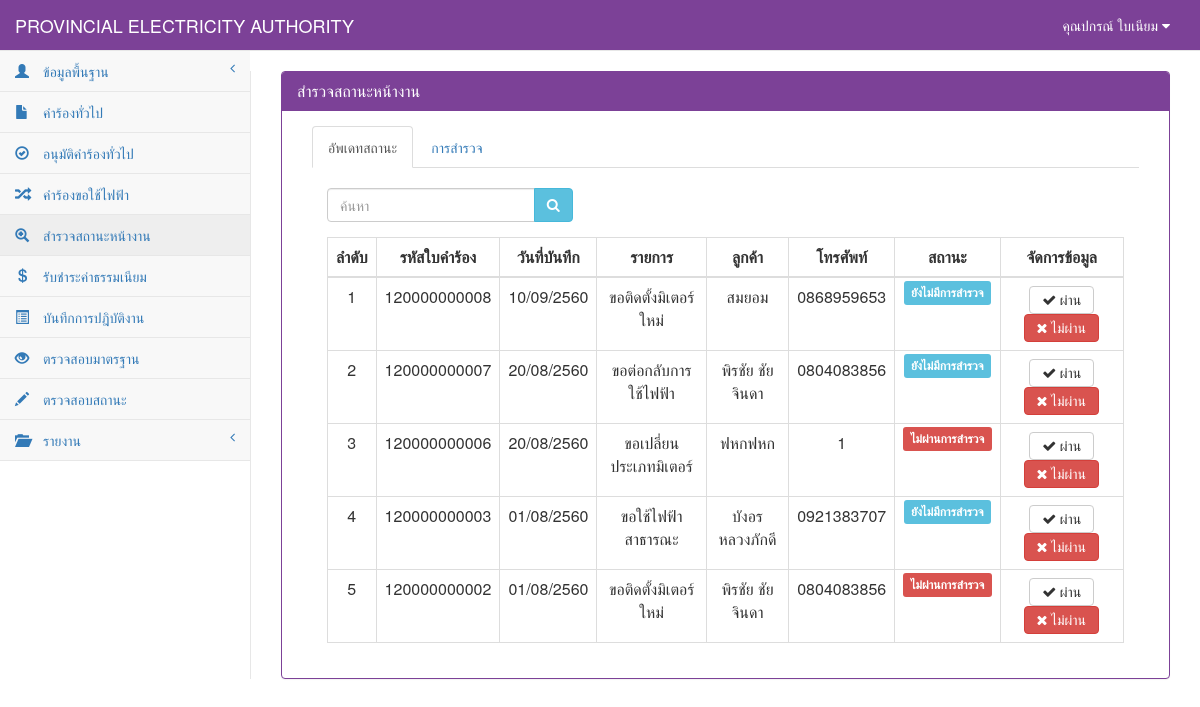
Page /StatusElectricity.php (signed in) on the earlier database version.
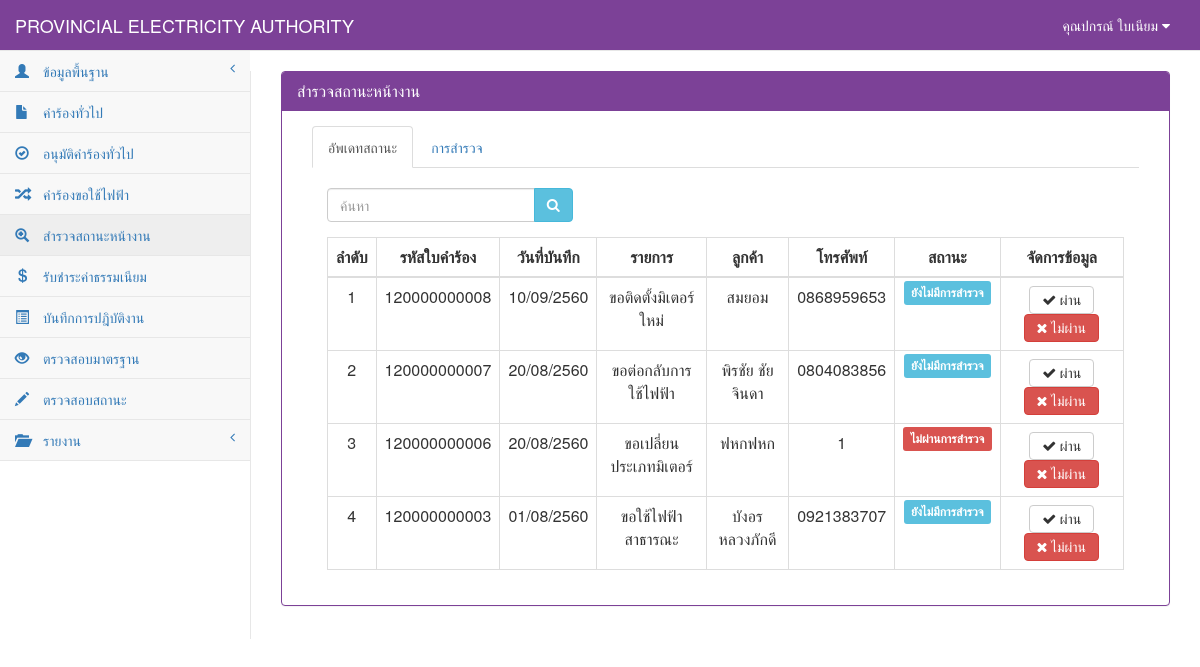
Same page on the later database version.
### tables this page shows
CREATE TABLE `tb_electricity` (
  `re_id` char(12) NOT NULL,
  `re_date` date NOT NULL,
  `re_branch` varchar(50) NOT NULL,
  `user_id` char(13) NOT NULL,
  `cus_id` char(13) NOT NULL,
  `re_place_type` int(1) NOT NULL,
  `re_place_other` varchar(50) NOT NULL,
  `re_place_name` varchar(50) NOT NULL,
  `re_place_homeid` varchar(20) NOT NULL,
  `re_place_number` varchar(20) NOT NULL,
  `re_place_village` varchar(20) NOT NULL,
  `re_place_room` varchar(10) NOT NULL,
  `re_place_floor` varchar(5) NOT NULL,
  `re_place_alley` varchar(50) NOT NULL,
  `re_place_alleyway` varchar(50) NOT NULL,
  `re_place_road` varchar(50) NOT NULL,
  `re_place_villno` varchar(2) NOT NULL,
  `re_place_district` varchar(30) NOT NULL,
  `re_place_canton` varchar(30) NOT NULL,
  `re_place_province` varchar(30) NOT NULL,
  `re_place_post` varchar(10) NOT NULL,
  `re_place_tel` char(10) NOT NULL,
  `re_place_fax` char(10) NOT NULL,
  `re_place_email` varchar(30) NOT NULL,
  `re_place_service` varchar(10) NOT NULL,
  `re_contact_place` varchar(100) NOT NULL,
  `re_contact_homeid` varchar(20) NOT NULL,
  `re_contact_number` varchar(20) NOT NULL,
  `re_contact_village` varchar(20) NOT NULL,
  `re_contact_room` varchar(10) NOT NULL,
  `re_contact_floor` varchar(5) NOT NULL,
  `re_contact_alley` varchar(50) NOT NULL,
  `re_contact_alleyway` varchar(50) NOT NULL,
  `re_contact_road` varchar(50) NOT NULL,
  `re_contact_villno` varchar(2) NOT NULL,
  `re_contact_district` varchar(30) NOT NULL,
  `re_contact_canton` varchar(30) NOT NULL,
  `re_contact_province` varchar(30) NOT NULL,
  `re_contact_post` varchar(10) NOT NULL,
  `re_contact_tel` char(10) NOT NULL,
  `re_contact_fax` char(10) NOT NULL,
  `re_contact_email` varchar(30) NOT NULL,
  `re_want_type` int(2) NOT NULL,
  `re_want_other` varchar(100) NOT NULL,
  `re_detail` varchar(100) NOT NULL,
  `re_use_type` int(1) NOT NULL,
  `re_use_other` varchar(255) NOT NULL,
  `re_dateset` date NOT NULL,
  `re_keep_type` int(1) NOT NULL,
  `re_keep_name` varchar(255) NOT NULL,
  `re_keep_homeid` varchar(20) NOT NULL,
  `re_keep_number` varchar(20) NOT NULL,
  `re_keep_village` varchar(20) NOT NULL,
  `re_keep_room` varchar(20) NOT NULL,
  `re_keep_floor` varchar(5) NOT NULL,
  `re_keep_alley` varchar(50) NOT NULL,
  `re_keep_alleyway` varchar(50) NOT NULL,
  `re_keep_road` varchar(50) NOT NULL,
  `re_keep_villno` varchar(2) NOT NULL,
  `re_keep_district` varchar(30) NOT NULL,
  `re_keep_canton` varchar(30) NOT NULL,
  `re_keep_province` varchar(30) NOT NULL,
  `re_keep_post` varchar(10) NOT NULL,
  `re_keep_tel` char(10) NOT NULL,
  `re_keep_fax` char(10) NOT NULL,
  `re_keep_email` varchar(30) NOT NULL,
  `re_picture` varchar(255) NOT NULL,
  `re_status` int(1) NOT NULL,
  PRIMARY KEY  (`re_id`)
);

CREATE TABLE `tb_customer` (
  `cus_id` char(13) NOT NULL,
  `cus_first` varchar(50) NOT NULL,
  `cus_name` varchar(50) NOT NULL,
  `cus_type` varchar(30) NOT NULL,
  `cus_code` char(9) NOT NULL,
  `cus_tax` char(13) NOT NULL,
  `cus_homeid` varchar(20) NOT NULL,
  `cus_number` varchar(20) NOT NULL,
  `cus_village` varchar(20) NOT NULL,
  `cus_room` varchar(10) NOT NULL,
  `cus_floor` varchar(5) NOT NULL,
  `cus_alley` varchar(50) NOT NULL,
  `cus_alleyway` varchar(50) NOT NULL,
  `cus_road` varchar(50) NOT NULL,
  `cus_vilno` varchar(2) NOT NULL,
  `cus_district` varchar(30) NOT NULL,
  `cus_canton` varchar(30) NOT NULL,
  `cus_province` varchar(30) NOT NULL,
  `cus_post` varchar(10) NOT NULL,
  `cus_tel` char(10) NOT NULL,
  `cus_fax` char(10) NOT NULL,
  `cus_email` varchar(30) NOT NULL,
  PRIMARY KEY  (`cus_id`)
);

### connect_db.php (called while the page is built, shortened)
<?php
$dbname="pea";
?>

### StatusElectricity.php (the view, shortened to what the changed rows need)
<?php
include "connect_db.php";
function Dateim($mydate) {
    $d = split("-", $mydate);
    $mydate = $d[2] . "/" . $d[1] . "/" . ($d[0] + 543);
    return "$mydate";
}
?>
<!DOCTYPE html>
<html>
    <head>
        <link href="vendor/bootstrap/css/bootstrap.css" rel="stylesheet">
        <link href="vendor/metisMenu/metisMenu.css" rel="stylesheet">
        <link href="dist/css/sb-admin-2.css" rel="stylesheet">
        <link href="vendor/font-awesome/css/font-awesome.css" rel="stylesheet" type="text/css">
    </head>
    <body>
        <div id="page-wrapper">
            <div class="panel panel-primary">
                <div class="panel-heading">
                    <h2 class="panel-title">สำรวจสถานะหน้างาน</h2>
                </div>
                <div class="panel-body">
                    <div class="col-sm-12">
                        <div class="tab-content">
                            <div class="tab-pane fade in active" id="re"><br>
                                <div class="col-sm-12">
                                    <div class="table-responsive">
                                        <table width="100%" class="table table-bordered table-hover">
                                            <thead>
                                                <tr>
                                                    <th class=" text-center" >ลำดับ</th>
                                                    <th class=" text-center" >รหัสใบคำร้อง</th>
                                                    <th class=" text-center" >วันที่บันทึก</th>
                                                    <th class=" text-center" >รายการ</th>
                                                    <th class=" text-center" >ลูกค้า</th>
                                                    <th class=" text-center" >โทรศัพท์</th>
                                                    <th class=" text-center" >สถานะ</th>
                                                    <th class=" text-center">จัดการข้อมูล</th>
                                                </tr>
                                            </thead>
                                            <tbody>
                                                <?php
                                                $page = 0;
                                                $sql = "select * from tb_electricity where re_id like '%" . $_POST[search] . "%' and re_status in (0,9) order by re_id desc";
                                                $result = mysql_db_query($dbname, $sql);
                                                if (mysql_num_rows($result) > 0) {
                                                    while ($array = mysql_fetch_array($result)) {
                                                        $page++;
                                                        $sqlcus = "select * from tb_customer where cus_id='" . $array[cus_id] . "'";
                                                        $resultcus = mysql_db_query($dbname, $sqlcus);
                                                        $arraycus = mysql_fetch_array($resultcus);
                                                        if ($array[re_status] == "9") {
                                                            $status = "ไม่ผ่านการสำรวจ";
                                                            $label = "danger";
                                                        } else {
                                                            $status = "ยังไม่มีการสำรวจ";
                                                            $label = "info";
                                                        }
                                                        if ($array[re_want_type] == 0) {
                                                            $want = "ขอติดตั้งมิเตอร์ใหม่";
                                                        } elseif ($array[re_want_type] == 1) {
                                                            $want = "ขอตัดฝากมิเตอร์โดยไม่ใช้ไฟฟ้า";
                                                        } elseif ($array[re_want_type] == 2) {
                                                            $want = "ขอต่อกลับการใช้ไฟฟ้า";
                                                        } elseif ($array[re_want_type] == 3) {
                                                            $want = "ขอเพื่มขนาดมิเตอร์/อุปกรณ์ประกอบ";
                                                        } elseif ($array[re_want_type] == 4) {
                                                            $want = "ขอเปลี่ยนประเภทมิเตอร์";
                                                        } elseif ($array[re_want_type] == 5) {
                                                            $want = "ขอหยุดซ่อมแซมเครื่องจักรประจำปี";
                                                        } elseif ($array[re_want_type] == 6) {
                                                            $want = "ขอใช้ไฟฟ้าชั่วคราวแบบเหมาจ่าย";
                                                        } elseif ($array[re_want_type] == 7) {
                                                            $want = "ขอติดตั้งไฟฟ้าชั่วคราว";
                                                        } elseif ($array[re_want_type] == 8) {
                                                            $want = "ขอตัดฝากมิเตอร์ใช้เพื่อแสงสว่างไม่ลด CT";
                                                        } elseif ($array[re_want_type] == 9) {
                                                            $want = "ขอยกเลิกเลิกการใช้ไฟฟ้า";
                                                        } elseif ($array[re_want_type] == 10) {
                                                            $want = "ชอลดขนาดมิเตอร์/อุปกรณ์ประกอบ";
                                                        } elseif ($array[re_want_type] == 11) {
                                                            $want = "ขอใช้ไฟฟ้าสาธารณะ";
                                                        } elseif ($array[re_want_type] == 12) {
                                                            $want = "ขอตัดมิเตอร์ใช้เพื่อแสงสว่างลด CT";
                                                        } elseif ($array[re_want_type] == 13) {
                                                            $want = "ขอย้ายจุดติดตั้งมิเตอร์/อุปกรณ์ประกอบ";
                                                        } elseif ($array[re_want_type] == 14) {
                                                            $want = "ขอเปลี่ยนมิเตอร์กรณีชำรุด";
                                                        } elseif ($array[re_want_type] == 15) {
                                                            $want = "ขอใช้ไฟฟ้าตู้โทรศัพท์ต่อตรง";
                                                        } elseif ($array[re_want_type] == 16) {
                                                            $want = $array[re_place_other];
                                                        }
                                                        ?>
                                                        <tr>
                                                            <td class="text-center"><?= $page ?></td>
                                                            <td class=" text-center"><?= $array[re_id] ?></td>
                                                            <td class=" text-center"><?= Dateim($array[re_date]); ?></td>
                                                            <td class=" text-center"><?= $want ?></td>
                                                            <td class="text-center"><?= $arraycus[cus_name] ?></td>
                                                            <td class="text-center"><?= $arraycus[cus_tel] ?></td>
                                                            <td class="text-center"><span class="label label-<?= $label ?>"><?= $status ?></span></td>
                                                            <td>
                                                                <div class="btn-group" align="center">
                                                                    <center>
                                                                        <a class="btn btn-default" href="StatusElectricity_detail.php?id=<?= $array[re_id] ?>"><i class="fa fa-check"> ผ่าน</i></a>
                                                                        <a class="btn btn-danger" href="StatusElectricity_nopass.php?id=<?= $array[re_id] ?>"><i class="fa fa-times"> ไม่ผ่าน</i></a>
                                                                    </center>
                                                                </div>
                                                            </td>
                                                        </tr>
                                                        <?php
                                                    }
                                                } else {
                                                    ?>
                                                    <tr><td colspan="7" align="center">ไม่พบข้อมูล</td></tr>
                                                    <?php
                                                }
                                                ?>
                                            </tbody>
                                        </table>
                                    </div>
                                </div>
                            </div>
                        </div>
                    </div>
                </div>
            </div>
        </div>
    </body>
</html>

Differences in the rows shown:
no longer on this page (row edited): tb_electricity: array "120000000002", array "01/08/2560", want "ขอติดตั้งมิเตอร์ใหม่", cus.cus_name "พิรชัย ชัยจินดา", cus.cus_tel "0804083856", status "ไม่ผ่านการสำรวจ"
